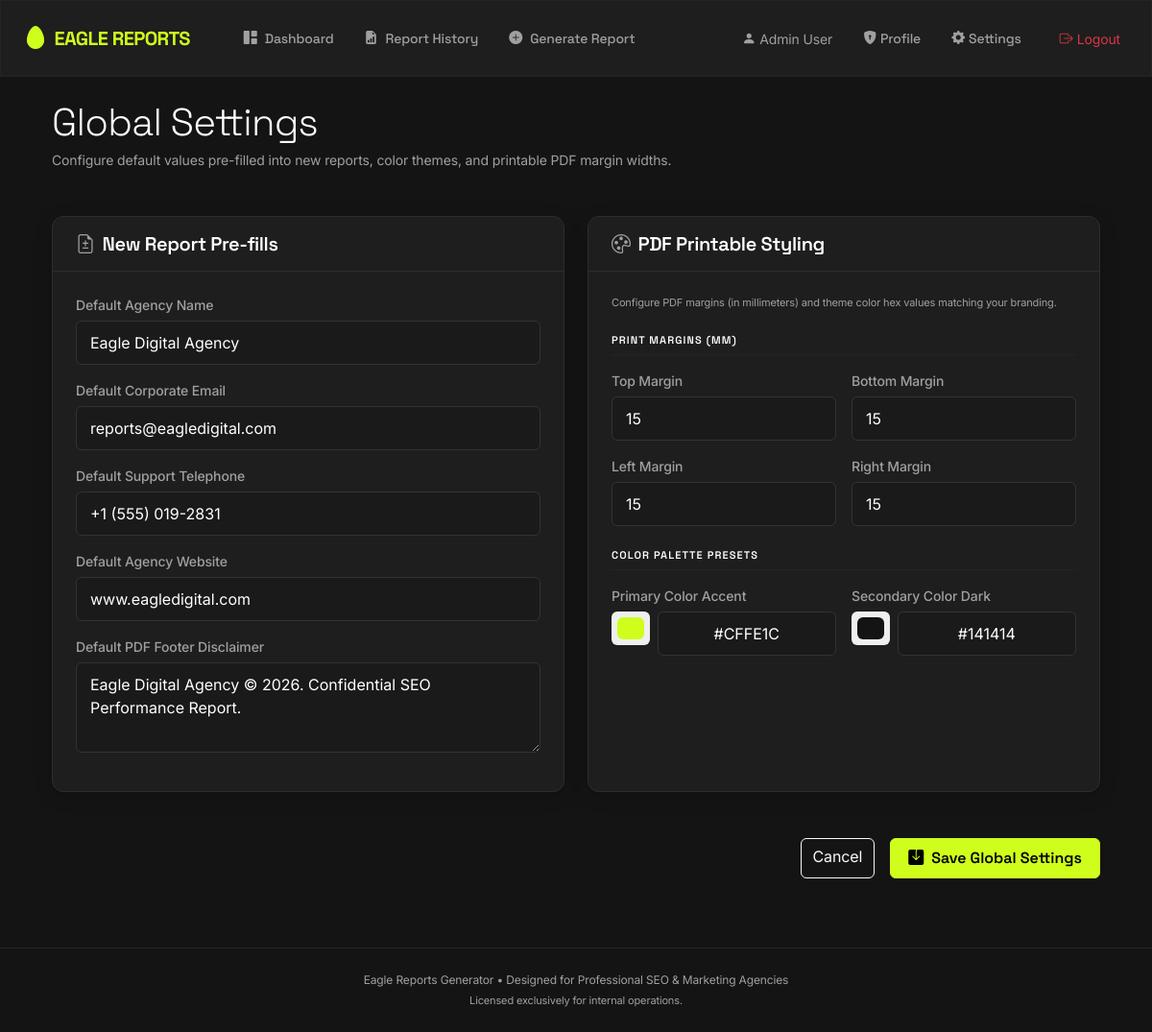
Screenshot of /index.php?route=settings (signed in) with the database file from the repository.
### tables this page shows
CREATE TABLE IF NOT EXISTS `settings` (
  `id` INT AUTO_INCREMENT PRIMARY KEY,
  `default_company_name` VARCHAR(150) NOT NULL,
  `default_email` VARCHAR(150) NOT NULL,
  `default_phone` VARCHAR(50) NULL,
  `default_website` VARCHAR(150) NULL,
  `default_footer` TEXT NULL,
  `pdf_margin_top` INT DEFAULT 15,
  `pdf_margin_bottom` INT DEFAULT 15,
  `pdf_margin_left` INT DEFAULT 15,
  `pdf_margin_right` INT DEFAULT 15,
  `primary_color` VARCHAR(10) DEFAULT '#CFFE1C',
  `secondary_color` VARCHAR(10) DEFAULT '#141414',
  `updated_at` TIMESTAMP DEFAULT CURRENT_TIMESTAMP ON UPDATE CURRENT_TIMESTAMP
);

### controllers/SettingsController.php (called while the page is built, shortened)
<?php
class SettingsController {
    private $settingModel;
    public function __construct($database) {
        $this->db = $database;
        require_once __DIR__ . '/../models/Setting.php';
        $this->settingModel = new Setting($this->db);
    }
    public function index() {
        $settings = $this->settingModel->getSettings();
        require_once __DIR__ . '/../views/settings.php';
    }
}

### config/config.php (called while the page is built, shortened)
<?php
function isLoggedIn() {
    return isset($_SESSION['user_id']);
}

### models/Setting.php (called while the page is built, shortened)
<?php
class Setting {
    private $db;
    private $table = "settings";
    public function __construct($databaseConnection) {
        $this->db = $databaseConnection;
    }
    public function getSettings() {
        $query = "SELECT * FROM " . $this->table . " WHERE id = 1 LIMIT 1";
        $stmt = $this->db->prepare($query);
        $stmt->execute();
        return $stmt->fetch();
    }
}

### views/settings.php (the view, shortened to what this page needs)
<?php
require_once __DIR__ . '/layout/header.php';
?>
<div class="row align-items-center mb-5">
    <div class="col-md-8">
        <h1 class="display-6 font-display mb-1">Global Settings</h1>
        <p class="text-muted-custom mb-0">Configure default values pre-filled into new reports, color themes, and printable PDF margin widths.</p>
    </div>
</div>
<div class="row">
    <div class="col-lg-12">
        <form action="index.php?route=settings" method="POST">
            <div class="row">
                <div class="col-md-6 mb-4">
                    <div class="card bg-card h-100">
                        <div class="card-header">
                            <h5 class="mb-0 text-white font-display"><i class="bi bi-file-earmark-diff me-2 text-muted-custom"></i>New Report Pre-fills</h5>
                        </div>
                        <div class="card-body">
                            <div class="mb-3">
                                <label for="default_company_name" class="form-label">Default Agency Name</label>
                                <input type="text" class="form-control" id="default_company_name" name="default_company_name" value="<?php echo htmlspecialchars($settings['default_company_name'] ?? ''); ?>" required>
                            </div>
                            <div class="mb-3">
                                <label for="default_email" class="form-label">Default Corporate Email</label>
                                <input type="email" class="form-control" id="default_email" name="default_email" value="<?php echo htmlspecialchars($settings['default_email'] ?? ''); ?>" required>
                            </div>
                            <div class="mb-3">
                                <label for="default_phone" class="form-label">Default Support Telephone</label>
                                <input type="text" class="form-control" id="default_phone" name="default_phone" value="<?php echo htmlspecialchars($settings['default_phone'] ?? ''); ?>">
                            </div>
                            <div class="mb-3">
                                <label for="default_website" class="form-label">Default Agency Website</label>
                                <input type="text" class="form-control" id="default_website" name="default_website" value="<?php echo htmlspecialchars($settings['default_website'] ?? ''); ?>">
                            </div>
                            <div class="mb-3">
                                <label for="default_footer" class="form-label">Default PDF Footer Disclaimer</label>
                                <textarea class="form-control" id="default_footer" name="default_footer" rows="3" required><?php echo htmlspecialchars($settings['default_footer'] ?? ''); ?></textarea>
                            </div>
                        </div>
                    </div>
                </div>
                <div class="col-md-6 mb-4">
                    <div class="card bg-card h-100">
                        <div class="card-header">
                            <h5 class="mb-0 text-white font-display"><i class="bi bi-palette me-2 text-muted-custom"></i>PDF Printable Styling</h5>
                        </div>
                        <div class="card-body">
                            <p class="text-muted-custom mb-4" style="font-size: 11px;">Configure PDF margins (in millimeters) and theme color hex values matching your branding.</p>
                            <h6 class="text-uppercase text-white border-bottom border-dark pb-2 mb-3" style="font-size: 11px; letter-spacing: 0.1em;">Print Margins (mm)</h6>
                            <div class="row g-3 mb-4">
                                <div class="col-6">
                                    <label for="pdf_margin_top" class="form-label">Top Margin</label>
                                    <input type="number" class="form-control" id="pdf_margin_top" name="pdf_margin_top" value="<?php echo intval($settings['pdf_margin_top'] ?? 15); ?>" required>
                                </div>
                                <div class="col-6">
                                    <label for="pdf_margin_bottom" class="form-label">Bottom Margin</label>
                                    <input type="number" class="form-control" id="pdf_margin_bottom" name="pdf_margin_bottom" value="<?php echo intval($settings['pdf_margin_bottom'] ?? 15); ?>" required>
                                </div>
                                <div class="col-6">
                                    <label for="pdf_margin_left" class="form-label">Left Margin</label>
                                    <input type="number" class="form-control" id="pdf_margin_left" name="pdf_margin_left" value="<?php echo intval($settings['pdf_margin_left'] ?? 15); ?>" required>
                                </div>
                                <div class="col-6">
                                    <label for="pdf_margin_right" class="form-label">Right Margin</label>
                                    <input type="number" class="form-control" id="pdf_margin_right" name="pdf_margin_right" value="<?php echo intval($settings['pdf_margin_right'] ?? 15); ?>" required>
                                </div>
                            </div>
                            <h6 class="text-uppercase text-white border-bottom border-dark pb-2 mb-3" style="font-size: 11px; letter-spacing: 0.1em;">Color Palette Presets</h6>
                            <div class="row g-3">
                                <div class="col-6">
                                    <label for="primary_color" class="form-label">Primary Color Accent</label>
                                    <div class="d-flex gap-2">
                                        <input type="color" class="form-control-color border-0 rounded" id="primary_color_picker" value="<?php echo htmlspecialchars($settings['primary_color'] ?? '#CFFE1C'); ?>" oninput="document.getElementById('primary_color').value = this.value">
                                        <input type="text" class="form-control font-mono text-center" id="primary_color" name="primary_color" value="<?php echo htmlspecialchars($settings['primary_color'] ?? '#CFFE1C'); ?>" required>
                                    </div>
                                </div>
                                <div class="col-6">
                                    <label for="secondary_color" class="form-label">Secondary Color Dark</label>
                                    <div class="d-flex gap-2">
                                        <input type="color" class="form-control-color border-0 rounded" id="secondary_color_picker" value="<?php echo htmlspecialchars($settings['secondary_color'] ?? '#141414'); ?>" oninput="document.getElementById('secondary_color').value = this.value">
                                        <input type="text" class="form-control font-mono text-center" id="secondary_color" name="secondary_color" value="<?php echo htmlspecialchars($settings['secondary_color'] ?? '#141414'); ?>" required>
                                    </div>
                                </div>
                            </div>
                        </div>
                    </div>
                </div>
            </div>
            <div class="d-flex justify-content-end mt-4">
                <a href="index.php?route=dashboard" class="btn btn-outline-light me-3">Cancel</a>
                <button type="submit" class="btn btn-primary"><i class="bi bi-save-fill me-2"></i>Save Global Settings</button>
            </div>
        </form>
    </div>
</div>
<?php
require_once __DIR__ . '/../layout/footer.php';
?>

### index.php (shortened to what this page needs)
<?php
require_once __DIR__ . '/config/config.php';
$database = new Database();
$db = $database->getConnection();
$route = $_GET['route'] ?? 'dashboard';
switch ($route) {
    case 'settings':
        require_once __DIR__ . '/controllers/SettingsController.php';
        $controller = new SettingsController($db);
        $controller->index();
        break;
}

### views/layout/header.php (shortened to what this page needs)
<!DOCTYPE html>
<html lang="en">
<head>
    <link href="https://cdn.jsdelivr.net/npm/bootstrap@5.3.0/dist/css/bootstrap.min.css" rel="stylesheet">
    <link href="https://cdn.jsdelivr.net/npm/bootstrap-icons@1.10.0/font/bootstrap-icons.css" rel="stylesheet">
</head>
<body>
<?php if (isLoggedIn()): ?>
<nav class="navbar navbar-expand-lg border-bottom border-dark bg-card py-3">
    <div class="container-fluid px-4">
        <a class="navbar-brand d-flex align-items-center" href="index.php?route=dashboard">
            <i class="bi bi-egg-fill me-2 fs-4"></i>
            <span>EAGLE REPORTS</span>
        </a>
        <div class="collapse navbar-collapse" id="navbarNav">
            <ul class="navbar-nav me-auto mb-2 mb-lg-0 ms-4">
                <li class="nav-item">
                    <a class="nav-link <?php echo ($route === 'dashboard') ? 'active' : ''; ?>" href="index.php?route=dashboard">
                        <i class="bi bi-grid-1x2-fill me-2"></i>Dashboard
                    </a>
                </li>
                <li class="nav-item">
                    <a class="nav-link <?php echo ($route === 'history') ? 'active' : ''; ?>" href="index.php?route=history">
                        <i class="bi bi-file-earmark-bar-graph-fill me-2"></i>Report History
                    </a>
                </li>
                <li class="nav-item">
                    <a class="nav-link <?php echo ($route === 'generate') ? 'active' : ''; ?>" href="index.php?route=generate">
                        <i class="bi bi-plus-circle-fill me-2"></i>Generate Report
                    </a>
                </li>
            </ul>
            <ul class="navbar-nav ms-auto align-items-center">
                <li class="nav-item me-3">
                    <span class="text-muted-custom"><i class="bi bi-person-fill me-1"></i><?php echo htmlspecialchars($_SESSION['user_name']); ?></span>
                </li>
                <li class="nav-item">
                    <a class="nav-link <?php echo ($route === 'profile') ? 'active' : ''; ?>" href="index.php?route=profile">
                        <i class="bi bi-shield-lock-fill me-1"></i>Profile
                    </a>
                </li>
                <li class="nav-item">
                    <a class="nav-link <?php echo ($route === 'settings') ? 'active' : ''; ?>" href="index.php?route=settings">
                        <i class="bi bi-gear-fill me-1"></i>Settings
                    </a>
                </li>
                <li class="nav-item ms-3">
                    <a class="btn btn-outline-danger btn-sm border-0" href="index.php?route=logout">
                        <i class="bi bi-box-arrow-right me-1"></i>Logout
                    </a>
                </li>
            </ul>
        </div>
    </div>
</nav>
<?php endif; ?>
<div class="container py-4 px-4">

### views/layout/footer.php (shortened to what this page needs)
</div>
<footer class="text-center py-4 text-muted-custom mt-5 border-top border-dark">
    <div class="container">
        <p class="mb-1" style="font-size: 12px;">Eagle Reports Generator &bull; Designed for Professional SEO & Marketing Agencies</p>
        <p class="mb-0" style="font-size: 11px;">Licensed exclusively for internal operations.</p>
    </div>
</footer>
</body>
</html>

### views/layout/header.php (style rules this page uses)
:root { --bg-color: #141414; --card-bg: #1e1e1e; --card-border: #2d2d2d; --primary-color: #CFFE1C; --primary-rgb: 207, 254, 28; --text-color: #f5f5f5; --text-muted: #a0a0a0; --font-sans: 'Inter', sans-serif; --font-display: 'Space Grotesk', sans-serif; }
body { background-color: var(--bg-color); color: var(--text-color); font-family: var(--font-sans); font-size: 14px; letter-spacing: -0.01em; overflow-x: hidden; }
h1, h2, h3, h4, h5, h6, .display-font { font-family: var(--font-display); font-weight: 600; color: #ffffff; letter-spacing: -0.02em; }
.navbar-brand { font-family: var(--font-display); font-weight: 700; color: var(--primary-color) !important; letter-spacing: -0.03em; }
.bg-card { background-color: var(--card-bg) !important; border: 1px solid var(--card-border); }
.btn-primary { background-color: var(--primary-color) !important; border-color: var(--primary-color) !important; color: #000000 !important; font-family: var(--font-display); font-weight: 600; border-radius: 6px; padding: 8px 18px; transition: all 0.2s ease-in-out; }
.text-muted-custom { color: var(--text-muted); }
.nav-link { font-family: var(--font-display); color: var(--text-muted) !important; font-weight: 500; padding: 8px 16px !important; border-radius: 6px; transition: all 0.2s; }
.card { border-radius: 12px; border: 1px solid var(--card-border); box-shadow: 0 4px 20px rgba(0, 0, 0, 0.15); }
.card-header { background-color: transparent !important; border-bottom: 1px solid var(--card-border) !important; padding: 16px 24px; }
.card-body { padding: 24px; }
.form-control, .form-select { background-color: #1a1a1a !important; border: 1px solid #333333 !important; color: #ffffff !important; border-radius: 6px; padding: 10px 14px; }
.form-label { color: var(--text-muted); font-weight: 500; margin-bottom: 6px; }

### rows the page displays
settings: default_company_name "Eagle Digital Agency", default_email "reports@eagledigital.com", default_phone "+1 (555) 019-2831", default_website "www.eagledigital.com", default_footer "Eagle Digital Agency © 2026. Confidential SEO Performance Report.", pdf_margin_top "15", pdf_margin_bottom "15", pdf_margin_left "15", pdf_margin_right "15", primary_color "#cffe1c", primary_color "#CFFE1C", secondary_color "#141414"

### other values shown
$_SESSION['user_name'] "Admin User"
